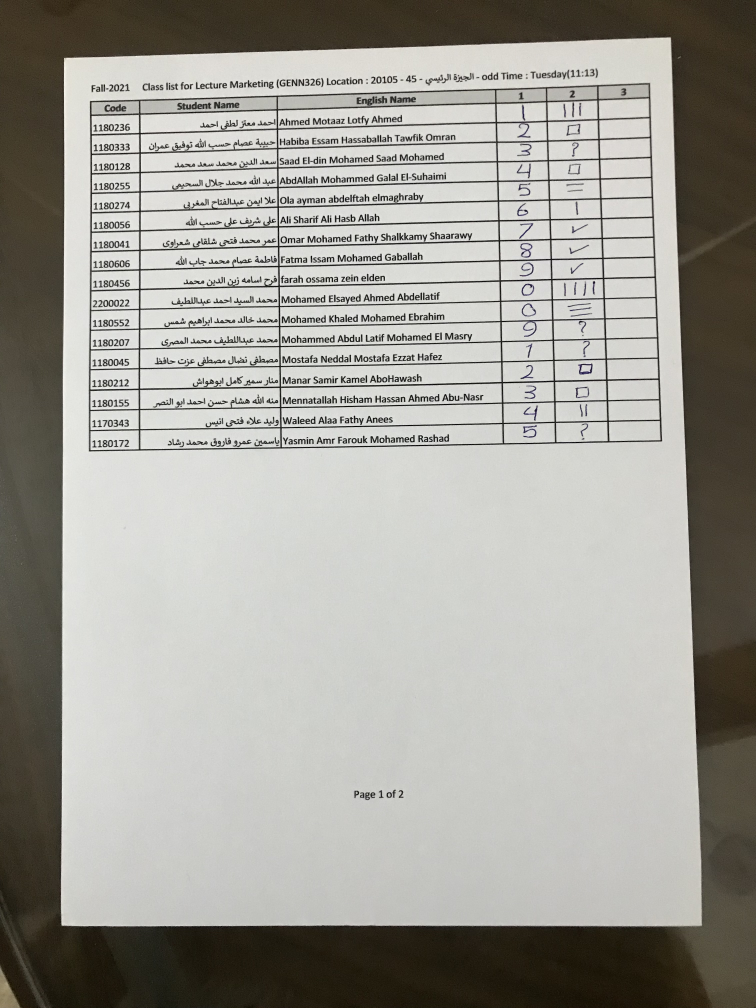
#> input picture 1.jpg, 3024 x 4030 px (shown at 1/4 size)
$ python -i bubble.py   (imports and definitions only)
#> lines starting #> are read from the running program, lines starting #| are printed output that depends on the picture; after the words box and inside, x2 and y2 are one past the last pixel; in counts of white or black regions, pixels touching at a corner belong together
#> further down, picture is the input picture: shape (4030, 3024, 3); mean B, G, R 152.8, 159.6, 161.2
from functions import *
folder_path = "Bubble_sheet/"

def get_choices_number(one_col_of_questions):

    blurred = cv2.GaussianBlur(one_col_of_questions, (3, 3), 0.7)
    edges = cv2.Canny(blurred, 50, 120)

    kernel = cv2.getStructuringElement(cv2.MORPH_RECT, (1, 5))
    vertically_closed = cv2.morphologyEx(edges, cv2.MORPH_CLOSE, kernel, iterations=10)
    #show_images([vertically_closed], ["vertically_closed"])

    questions_contours, _ = cv2.findContours(vertically_closed, cv2.RETR_EXTERNAL, cv2.CHAIN_APPROX_SIMPLE)

    return len(questions_contours) - 1

def divide_questions(questions):

    blurred = cv2.GaussianBlur(questions, (7, 7), 5)
    edges = cv2.Canny(blurred, 50, 120)
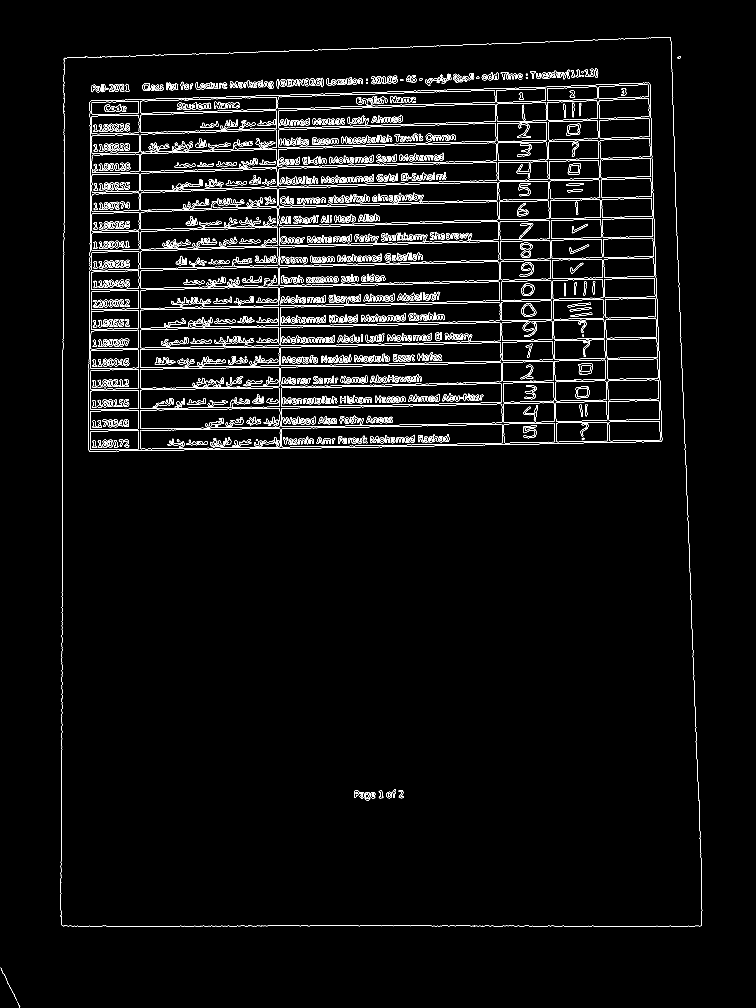
#> edges: shape (4030, 3024) (shown at 1/4 size); 1.9% white in thin lines or dots, all inside (x1, y1, x2, y2) = (3, 149, 2809, 4030)

    kernel = cv2.getStructuringElement(cv2.MORPH_RECT, (40, 60))
    horizontally_closed = cv2.morphologyEx(edges, cv2.MORPH_CLOSE, kernel, iterations=1)
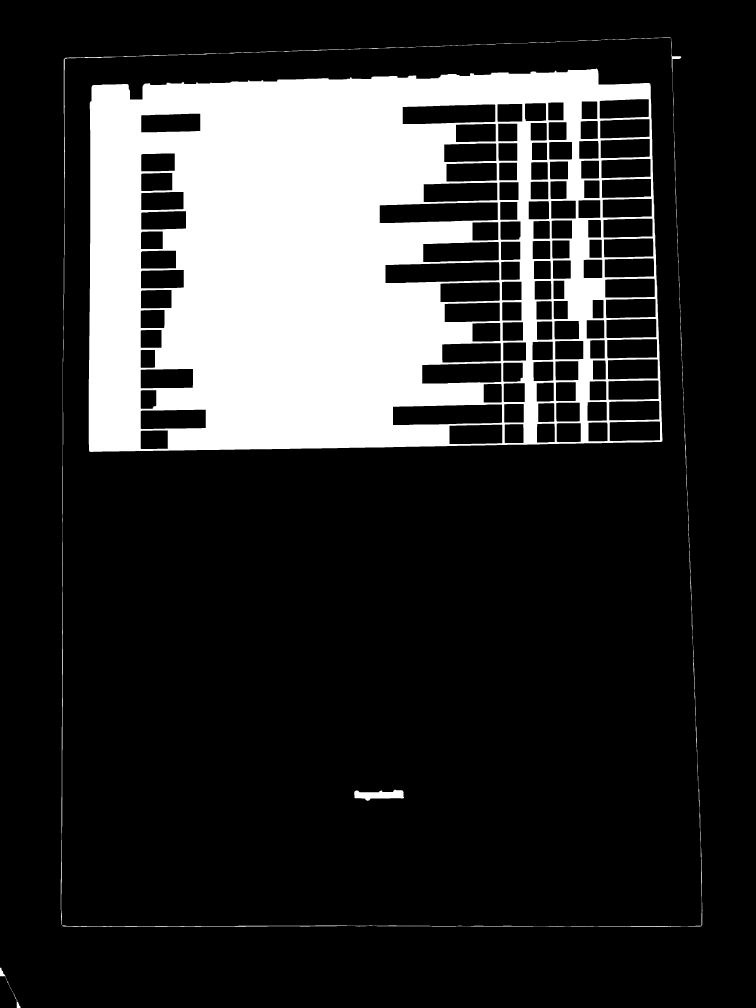
#> horizontally_closed: shape (4030, 3024) (shown at 1/4 size); 18.8% white; 5 white regions

    # show_images([horizontally_closed], ["horizontally_closed"])
    #now we have multiple colomuns of questions and we need to separate them

    # Find contours of the closed edges (columns)
    contours, _ = cv2.findContours(horizontally_closed, cv2.RETR_EXTERNAL, cv2.CHAIN_APPROX_SIMPLE)
#> contours = 3 contours; box (x1, y1, x2, y2) and area: (243, 150, 2810, 3708) 8772583, (0, 3871, 28, 3922) 366, (28, 3923, 82, 4030) 246

    # Sort contours left to right based on x-coordinate
    sorted_contours = sorted(contours, key=lambda c: cv2.boundingRect(c)[0])
#> sorted_contours has the same summary as contours

    # Extract each column using the bounding boxes of the contours
    columns = []
    for idx, contour in enumerate(sorted_contours):
        x, y, w, h = cv2.boundingRect(contour)

        column = questions[y:y + h, x:x + w]
        # show_images([column], [f'col{idx}'])
        columns.append(column)
#> this loop made 3 passes
#> (x, y, w, h) on passes 1 to 3: (0, 3871, 28, 51), (28, 3923, 54, 107), (243, 150, 2567, 3558)
#> pass 1, in divide_questions, `column = questions[y:y + h, x:x + w]`:
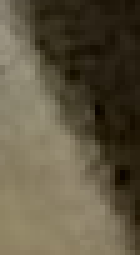
#> column: shape (51, 28, 3) (shown 5 times larger); mean B, G, R 65.9, 86.9, 95.8
#> pass 3, in divide_questions, `column = questions[y:y + h, x:x + w]`:
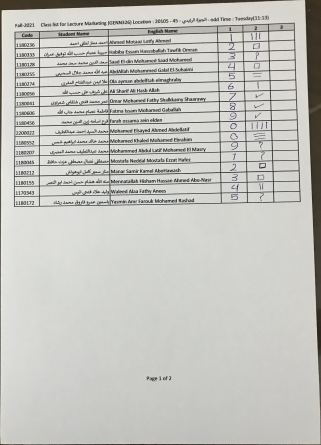
#> column: shape (3558, 2567, 3) (shown at 1/8 size); mean B, G, R 191.1, 195.7, 195.7
#> after the loop, columns = 3 items

    # get the number of questions in each column
    choices_number = get_choices_number(columns[0])
#> in get_choices_number, `vertically_closed = cv2.morphologyEx(edges, cv2.MORPH_CLOSE, kernel, i..`:
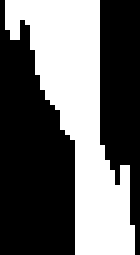
#> vertically_closed: shape (51, 28) (shown 5 times larger); 41.1% white; 1 white region
#> in get_choices_number, `questions_contours, _ = cv2.findContours(vertically_closed, cv2.RETR_E..`: questions_contours = 1 contour; box (x1, y1, x2, y2) and area: (1, 0, 27, 51) 512
#> choices_number = 0

    print(choices_number)  # print the number of choices in each column
#| 0
    # show_images([columns[0],columns[1],columns[2]],['1','2','3'])

    return columns

# [4 lines left out: function read_correct_answers, not called in this run]


def get_questions_from_column(column_image):
    """
    Given a single column of questions, detect and return each question as an individual image.
    """
    # Get the edges of the column

    # show_images([column_image], ["column_image"])

    blurred = cv2.GaussianBlur(column_image, (5, 5), 3)
    edges = cv2.Canny(blurred, 50, 120)

    # Define the structuring element (kernel)
    kernel = cv2.getStructuringElement(cv2.MORPH_RECT, (15, 2))

    # Apply the closing operation
    horizontally_closed = cv2.morphologyEx(edges, cv2.MORPH_CLOSE, kernel, iterations=5)
    # show_images([horizontally_closed], ["horizontally_closed"])

    # Find contours in the dilated image
    contours, _ = cv2.findContours(horizontally_closed, cv2.RETR_EXTERNAL, cv2.CHAIN_APPROX_SIMPLE)
    # invert the questions to make them from 1->15 not 15->1
    contours = contours[::-1]
    # Extract each question based on the contours
    questions = []
    for contour in contours:
        x, y, w, h = cv2.boundingRect(contour)
        question_image = column_image[y:y+h, x:x+w]  # Extract the question region
        #show_images([question_image], ["question_image"])
        # Process the question image: dilate and remove the first column
        processed_question, num_of_choices = process_question_image(question_image)

        #print(detect_shaded_choice(processed_question))

        # Append the processed question to the list
        questions.append(processed_question)
        # questions.append(question_image)

    return questions, num_of_choices


def process_question_image(question_image):
    """
    Process a question image: dilate it horizontally, find contours,
    remove the first contour, and return the bounding rectangle containing the rest.
    """
    # Get the edges of the question
    blurred = cv2.GaussianBlur(question_image, (3, 3), 0.7)
    edges = cv2.Canny(blurred, 50, 120)

    # Dilate horizontally to group components of the question (bubble options)
    kernel = cv2.getStructuringElement(cv2.MORPH_RECT, (3, 10))  # Horizontal dilation
    dilated_question = cv2.dilate(edges, kernel, iterations=2)

    # Show the dilated image
    #show_images([dilated_question], ["dilated_question"])


    # Find contours in the dilated image
    contours, _ = cv2.findContours(dilated_question, cv2.RETR_EXTERNAL, cv2.CHAIN_APPROX_SIMPLE)

    # Sort contours top-to-bottom based on their y-coordinate
    sorted_contours = sorted(contours, key=lambda c: cv2.boundingRect(c)[1])

    # Remove the first contour (typically contains the numbering or unwanted part)
    if sorted_contours:
        sorted_contours = sorted_contours[:-1]  # Remove the first contour

    # If there are remaining contours, calculate the bounding rectangle around them
    if sorted_contours:
        x_min, y_min, x_max, y_max = float('inf'), float('inf'), 0, 0
        for contour in sorted_contours:
            x, y, w, h = cv2.boundingRect(contour)
            x_min = min(x_min, x)
            y_min = min(y_min, y)
            x_max = max(x_max, x + w)
            y_max = max(y_max, y + h)

        # Extract the rectangle from the original question image
        processed_question = question_image[y_min:y_max, x_min:x_max]
    else:
        # If no valid contours, return an empty image
        processed_question = question_image

    #show_images([processed_question], ["processed_question"])
    return processed_question, len(sorted_contours)  # to return the numberr of questions


def get_all_questions(questions_img):
    """
    Given the full image of all questions, divide it into columns and then extract each individual question.
    """
    # Divide the image into columns
    columns = divide_questions(questions_img)
#> columns = 3 items

    all_questions = []
    for column in columns:
        # Extract individual questions from each column
        column_questions, num_of_choices = get_questions_from_column(column)
        all_questions.extend(column_questions)  # Add the questions from this column to the list
#> this loop made 3 passes
#> pass 1, in get_questions_from_column, `edges = cv2.Canny(blurred, 50, 120)`:
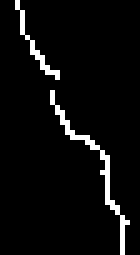
#> edges: shape (51, 28) (shown 5 times larger); 4.7% white in thin lines or dots, all inside (x1, y1, x2, y2) = (3, 0, 26, 51)
#> pass 1, in process_question_image, `dilated_question = cv2.dilate(edges, kernel, iterations=2)`:
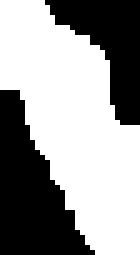
#> dilated_question: shape (51, 28) (shown 5 times larger); 59.7% white; 2 black regions, box (x1, y1, x2, y2) and area: (0, 18, 19, 51) 344, (9, 0, 28, 25) 231
#> after the loop, all_questions = 9 items

    return all_questions, num_of_choices

# [229 lines left out: functions detect_shaded_choice, getID, extractID_rows_then_id, solve_bubble_sheet, not called in this run]


# [42 lines of commented-out code are left out]

>>> import cv2
>>> picture = cv2.imread('1.jpg')
>>> result = get_all_questions(picture)

$ run again, on 13.jpg
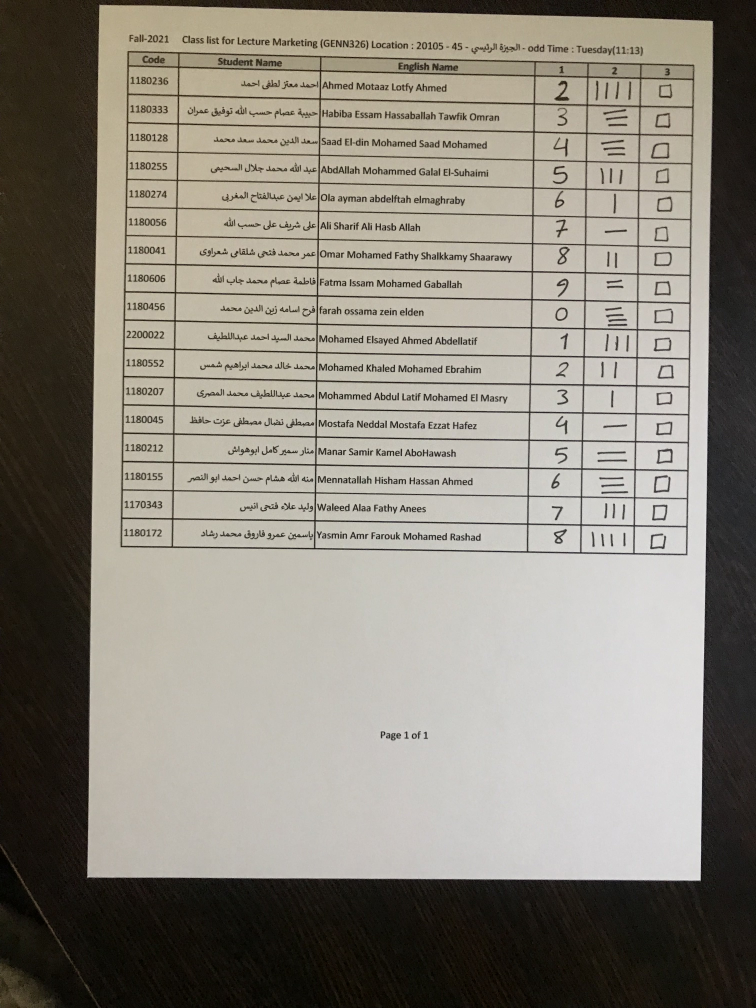
#> input picture 13.jpg, 3024 x 4032 px (shown at 1/4 size)
#> picture is the input picture: shape (4032, 3024, 3); mean B, G, R 124.2, 134.3, 139.3
#> in divide_questions, `edges = cv2.Canny(blurred, 50, 120)`:
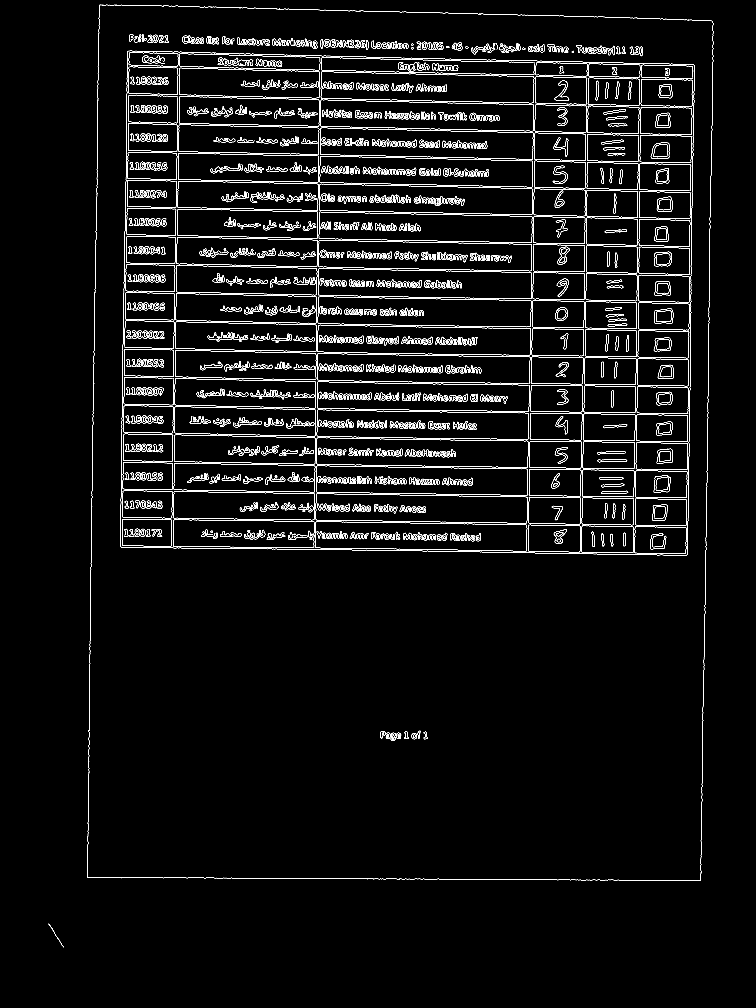
#> edges: shape (4032, 3024) (shown at 1/4 size); 2.1% white in thin lines or dots, all inside (x1, y1, x2, y2) = (194, 18, 2853, 3790)
#> in divide_questions, `contours, _ = cv2.findContours(horizontally_closed, cv2.RETR_EXTERNAL,..`: contours = 2 contours; box (x1, y1, x2, y2) and area: (349, 0, 2854, 3525) 8537492, (195, 3695, 255, 3791) 44
#> in divide_questions, `sorted_contours = sorted(contours, key=lambda c: cv2.boundingRect(c)[0])`: sorted_contours has the same summary as contours
#> the loop in divide_questions, `for idx, contour in enumerate(sorted_contours):` made 2 passes
#> (x, y, w, h) on passes 1 to 2: (195, 3695, 60, 96), (349, 0, 2505, 3525)
#> after the loop in divide_questions, `for idx, contour in enumerate(sorted_contours):`: columns = 2 items
#> vertically_closed: shape (96, 60); 21.6% white; 1 white region
#> questions_contours = 1 contour; box (x1, y1, x2, y2) and area: (0, 0, 60, 96) 1114
#> choices_number = 0
#| 0
#> in get_all_questions, `columns = divide_questions(questions_img)`: columns = 2 items
#> the loop in get_all_questions, `for column in columns:` made 2 passes
#> num_of_choices on pass 1: 0
#> pass 1, in process_question_image, `blurred = cv2.GaussianBlur(question_image, (3, 3), 0.7)`:
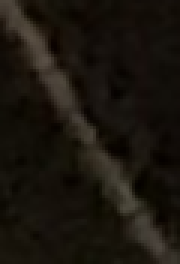
#> blurred: shape (88, 60, 3) (shown 3 times larger); mean of channels 0, 1, 2 14.4, 21.5, 26.4; drawn as B, G, R
#> after the loop in get_all_questions, `for column in columns:`: all_questions = 5 items

$ run again, on pre2.jpg
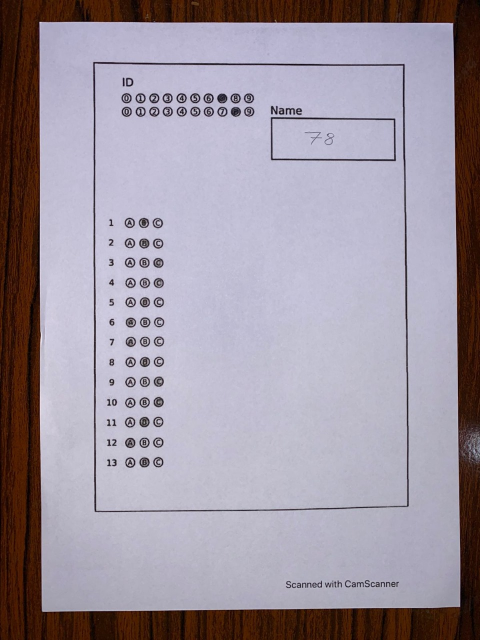
#> input picture pre2.jpg, 960 x 1280 px (shown at 1/2 size)
#> picture is the input picture: shape (1280, 960, 3); mean B, G, R 160.6, 148.6, 157.5
#> in divide_questions, `edges = cv2.Canny(blurred, 50, 120)`:
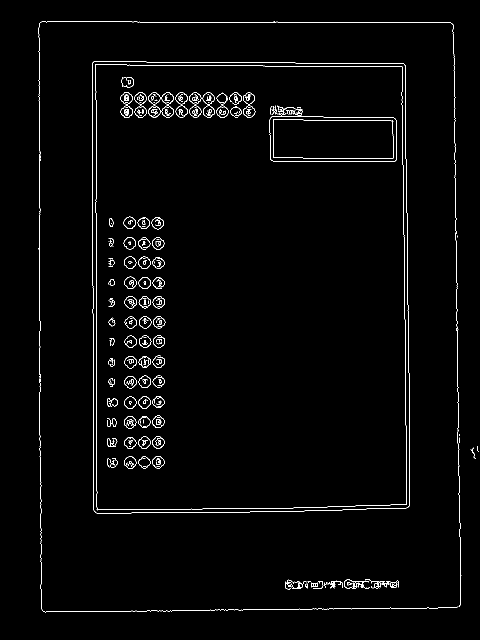
#> edges: shape (1280, 960) (shown at 1/2 size); 1.7% white in thin lines or dots, all inside (x1, y1, x2, y2) = (77, 43, 958, 1225)
#> in divide_questions, `contours, _ = cv2.findContours(horizontally_closed, cv2.RETR_EXTERNAL,..`: contours = 1 contour; box (x1, y1, x2, y2) and area: (78, 44, 960, 1226) 983120
#> in divide_questions, `sorted_contours = sorted(contours, key=lambda c: cv2.boundingRect(c)[0])`: sorted_contours has the same summary as contours
#> the loop in divide_questions, `for idx, contour in enumerate(sorted_contours):` made 1 pass
#> (x, y, w, h) on pass 1: (78, 44, 882, 1182)
#> after the loop in divide_questions, `for idx, contour in enumerate(sorted_contours):`: columns = 1 item
#> vertically_closed: shape (1182, 882); 7.6% white; 40 white regions (3 under 20 px)
#> questions_contours = 26 contours, 6 with area under 20; largest, box (x1, y1, x2, y2) and area: (108, 80, 740, 981) 559468, (1, 0, 843, 1182) 6073, (841, 784, 882, 936) 3030, (611, 1116, 650, 1131) 312, (651, 1116, 682, 1131) 298
#> choices_number = 25
#| 25
#> in get_all_questions, `columns = divide_questions(questions_img)`: columns = 1 item
#> the loop in get_all_questions, `for column in columns:` made 1 pass
#> num_of_choices on pass 1: 0
#> pass 1, in process_question_image (call 3), `blurred = cv2.GaussianBlur(question_image, (3, 3), 0.7)`:
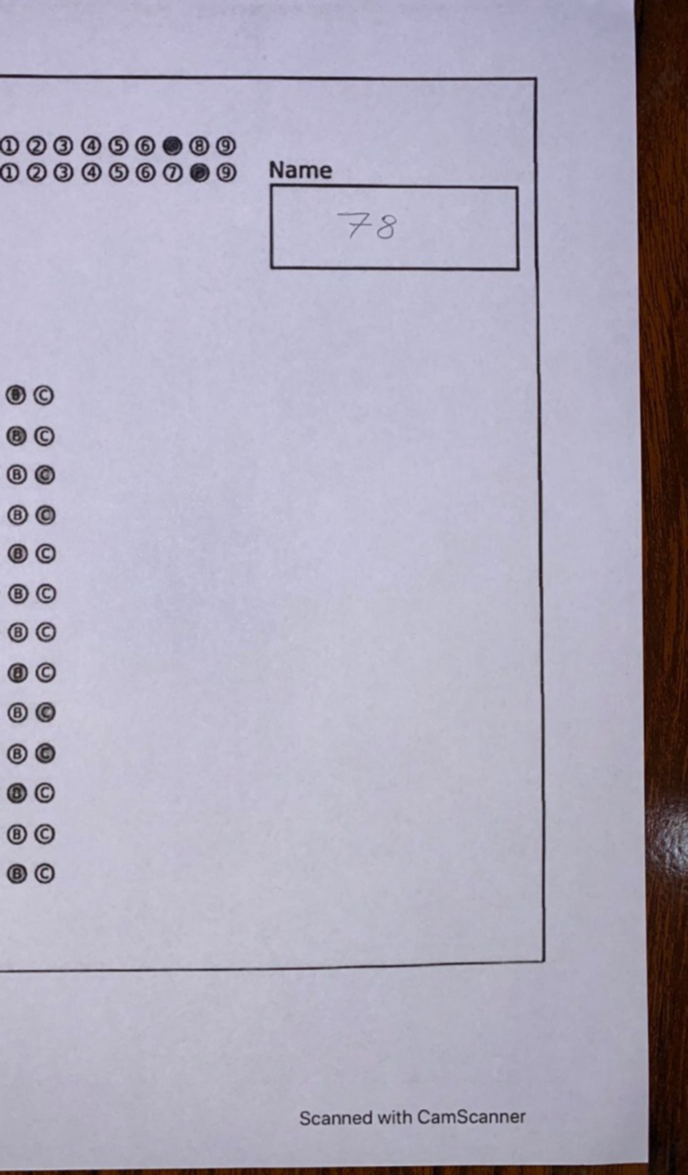
#> blurred: shape (1175, 688, 3); mean of channels 0, 1, 2 185.9, 169.2, 173.5; drawn as B, G, R
#> after the loop in get_all_questions, `for column in columns:`: all_questions = 5 items
